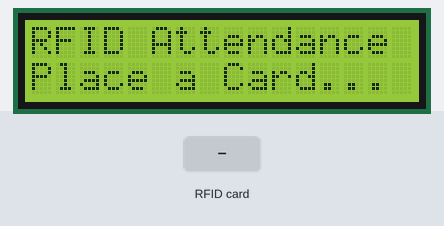
A sketch run on a simulated ESP32. On the bench: 16×2 character LCD. The inputs (shaded band) are chosen by the test bench. What the sketch prints to the serial monitor is not drawn.

Above: at 1.3 s.
1.4 s: RFID card F6 D0 7D 05 held to the reader
At 1.8 s:
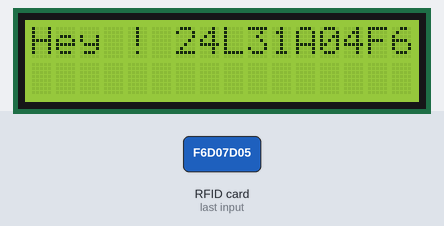
4.4 s: RFID card 9F 84 58 28 held to the reader
At 4.7 s:
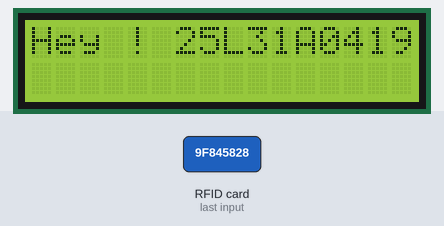
7.4 s: RFID card 5E 7A 19 C4 held to the reader
At 7.7 s:
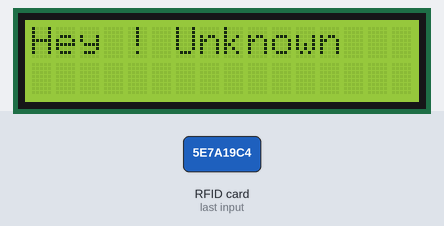
Timing chart, 0 to 10.4 s (numbered marks = the images above; inputs shaded):
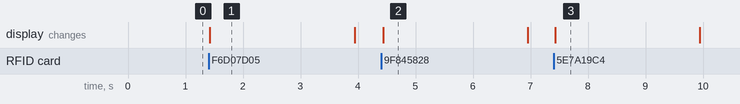

The sketch:

RFID_TAGS_ESP.ino
```cpp
#include <SPI.h>
#include <MFRC522.h>
#include <Wire.h>
#include <LiquidCrystal_I2C.h>

// RFID Pins
#define SS_PIN  5
#define RST_PIN 22

MFRC522 rfid(SS_PIN, RST_PIN);

// LCD: address 0x27, size 16x2
LiquidCrystal_I2C lcd(0x27, 16, 2);

// RFID UID → Name Mapping
struct User {
  const char* uid;
  const char* name;
};

User users[] = {
  {"F6 D0 7D 05", "24L31A04F6"},
  {"9F 84 58 28", "25L31A0419"},
  {"60 70 47 21", "25L35A0414"},
  {"80 35 EC 21", "25L35A0415"},
  {"9A 86 99 02", "25L35A0418"}
};

int usersCount = sizeof(users) / sizeof(users[0]);

// Convert UID to String
String getUID(MFRC522::Uid uid) {
  String uidStr = "";
  for (byte i = 0; i < uid.size; i++) {
    if (uid.uidByte[i] < 0x10) uidStr += "0";
    uidStr += String(uid.uidByte[i], HEX);
    if (i < uid.size - 1) uidStr += " ";
  }
  uidStr.toUpperCase();
  return uidStr;
}

// Match UID to Name
String getUserName(String uid) {
  for (int i = 0; i < usersCount; i++) {
    if (uid == users[i].uid) {
      return users[i].name;
    }
  }
  return "Unknown";
}

void setup() {
  Serial.begin(115200);

  // RFID Init
  SPI.begin();
  rfid.PCD_Init();

  // LCD using custom I2C pins
  Wire.begin(21, 4);  // SDA=21, SCL=4

  lcd.init();
  lcd.backlight();
  lcd.clear();
  lcd.setCursor(0, 0);
  lcd.print("RFID Attendance");
  lcd.setCursor(0, 1);
  lcd.print("Place a Card...");

  Serial.println("Ready... Place RFID Card");
}

void loop() {
  // Wait for card
  if (!rfid.PICC_IsNewCardPresent() || !rfid.PICC_ReadCardSerial()) {
    return;
  }

  // Read UID
  String uid = getUID(rfid.uid);
  // Serial.print("Card UID: ");
  // Serial.println(uid);

  // Get Assigned Name
  String userName = getUserName(uid);
  Serial.print("HEY!");
  Serial.println(userName);

  // LCD Output
  lcd.clear();
  // lcd.setCursor(0, 0);
  // lcd.print("UID:");
  // lcd.setCursor(4, 0);
  // lcd.print(uid);

  lcd.setCursor(0, 0);
  lcd.print("Hey !");
  lcd.setCursor(6, 0);
  lcd.print(userName);

  delay(2500);

  lcd.clear();
  lcd.setCursor(0, 0);
  lcd.print("Place Next Card");

  // Stop RFID
  rfid.PICC_HaltA();
  rfid.PCD_StopCrypto1();
}
```

Measured:
- after the input at 1.4 s, the display: changes at once (image 1)
- after the input at 4.4 s, the display: changes at once (image 2)
- after the input at 7.4 s, the display: changes at once (image 3)
- what the display in image 1 shows lasts 2.5 s, from 1.4 s to 3.9 s
